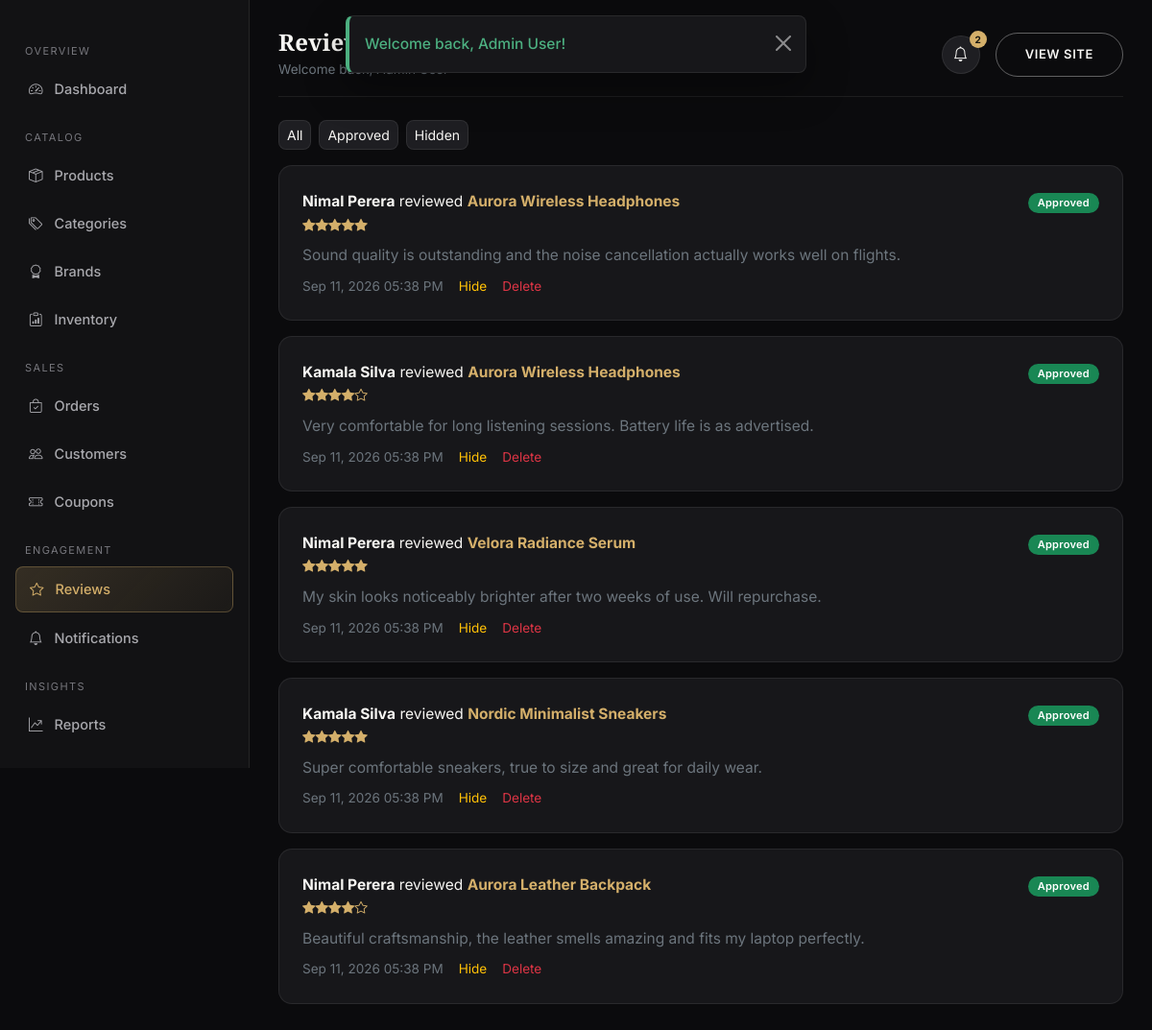
Screenshot of /admin/reviews/index.php (signed in) with the database file from the repository.
### tables this page shows
CREATE TABLE reviews (
    review_id INT AUTO_INCREMENT PRIMARY KEY,
    product_id INT NOT NULL,
    user_id INT NOT NULL,
    order_id INT DEFAULT NULL,
    rating TINYINT NOT NULL,
    review_text TEXT,
    status ENUM('pending','approved','hidden') NOT NULL DEFAULT 'approved',
    created_at TIMESTAMP NOT NULL DEFAULT CURRENT_TIMESTAMP,
    FOREIGN KEY (product_id) REFERENCES products(product_id) ON DELETE CASCADE,
    FOREIGN KEY (user_id) REFERENCES users(user_id) ON DELETE CASCADE,
    FOREIGN KEY (order_id) REFERENCES orders(order_id) ON DELETE SET NULL,
    CHECK (rating BETWEEN 1 AND 5)
);

CREATE TABLE users (
    user_id INT AUTO_INCREMENT PRIMARY KEY,
    role_id INT NOT NULL DEFAULT 1,
    full_name VARCHAR(120) NOT NULL,
    email VARCHAR(150) NOT NULL UNIQUE,
    phone VARCHAR(20) DEFAULT NULL,
    password_hash VARCHAR(255) NOT NULL,
    profile_image VARCHAR(255) DEFAULT NULL,
    status ENUM('active','inactive','banned') NOT NULL DEFAULT 'active',
    reset_token VARCHAR(191) DEFAULT NULL,
    reset_token_expires DATETIME DEFAULT NULL,
    last_login DATETIME DEFAULT NULL,
    created_at TIMESTAMP NOT NULL DEFAULT CURRENT_TIMESTAMP,
    updated_at TIMESTAMP NOT NULL DEFAULT CURRENT_TIMESTAMP ON UPDATE CURRENT_TIMESTAMP,
    FOREIGN KEY (role_id) REFERENCES roles(role_id),
    INDEX idx_email (email),
    INDEX idx_role (role_id)
);

CREATE TABLE products (
    product_id INT AUTO_INCREMENT PRIMARY KEY,
    category_id INT NOT NULL,
    brand_id INT DEFAULT NULL,
    product_name VARCHAR(150) NOT NULL,
    slug VARCHAR(180) NOT NULL UNIQUE,
    description TEXT,
    specifications TEXT,
    price DECIMAL(10,2) NOT NULL,
    discount_price DECIMAL(10,2) DEFAULT NULL,
    sku VARCHAR(60) DEFAULT NULL UNIQUE,
    is_featured TINYINT(1) NOT NULL DEFAULT 0,
    is_flash_sale TINYINT(1) NOT NULL DEFAULT 0,
    flash_sale_price DECIMAL(10,2) DEFAULT NULL,
    flash_sale_start DATETIME DEFAULT NULL,
    flash_sale_end DATETIME DEFAULT NULL,
    total_sold INT NOT NULL DEFAULT 0,
    avg_rating DECIMAL(3,2) NOT NULL DEFAULT 0,
    review_count INT NOT NULL DEFAULT 0,
    status ENUM('active','inactive') NOT NULL DEFAULT 'active',
    created_at TIMESTAMP NOT NULL DEFAULT CURRENT_TIMESTAMP,
    updated_at TIMESTAMP NOT NULL DEFAULT CURRENT_TIMESTAMP ON UPDATE CURRENT_TIMESTAMP,
    FOREIGN KEY (category_id) REFERENCES categories(category_id) ON DELETE RESTRICT,
    FOREIGN KEY (brand_id) REFERENCES brands(brand_id) ON DELETE SET NULL,
    INDEX idx_pname (product_name),
    INDEX idx_category (category_id),
    INDEX idx_brand (brand_id),
    INDEX idx_created (created_at),
    FULLTEXT INDEX ft_search (product_name, description)
);

### includes/functions.php (called while the page is built, shortened)
<?php
function e($value): string
{
    return htmlspecialchars((string)($value ?? ''), ENT_QUOTES, 'UTF-8');
}
function friendly_date($datetime, string $format = 'M d, Y h:i A'): string
{
    return date($format, strtotime($datetime));
}
    ob_start(); ?>

### admin/reviews/index.php (the view, shortened to what this page needs)
<?php
$pdo = db();
$where = '1=1'; $params = [];
$stmt = $pdo->prepare("SELECT r.*, u.full_name, p.product_name FROM reviews r
                        JOIN users u ON u.user_id = r.user_id JOIN products p ON p.product_id = r.product_id
                        WHERE $where ORDER BY r.created_at DESC");
$stmt->execute($params);
$reviews = $stmt->fetchAll();
require __DIR__ . '/../../includes/header.php';
?>
<div class="sc-dash-wrap">
  <?php require __DIR__ . '/../includes/sidebar.php'; ?>
  <main class="sc-content">
    <?php require __DIR__ . '/../includes/topbar.php'; ?>
    <div class="d-flex gap-2 mb-3">
      <a href="?" class="btn btn-sc-dark btn-sm">All</a>
      <a href="?status=approved" class="btn btn-sc-dark btn-sm">Approved</a>
      <a href="?status=hidden" class="btn btn-sc-dark btn-sm">Hidden</a>
    </div>
    <?php foreach ($reviews as $r): ?>
      <div class="sc-card mb-3">
        <div class="d-flex justify-content-between flex-wrap gap-2">
          <div>
            <strong><?= e($r['full_name']) ?></strong> reviewed <strong class="text-gold"><?= e($r['product_name']) ?></strong>
            <div class="text-gold small"><?php for ($i=1;$i<=5;$i++): ?><i class="bi bi-star<?= $i<=$r['rating']?'-fill':'' ?>"></i><?php endfor; ?></div>
          </div>
          <div>
            <span class="badge sc-badge bg-<?= $r['status']==='approved'?'success':'secondary' ?>"><?= ucfirst($r['status']) ?></span>
          </div>
        </div>
        <p class="text-secondary mt-2 mb-2"><?= e($r['review_text']) ?></p>
        <div class="d-flex gap-3 small">
          <span class="text-secondary"><?= friendly_date($r['created_at']) ?></span>
          <?php if ($r['status'] !== 'hidden'): ?><a href="?action=hide&id=<?= $r['review_id'] ?>" class="text-warning">Hide</a><?php endif; ?>
          <a href="?action=delete&id=<?= $r['review_id'] ?>" class="text-danger js-confirm" data-confirm="Delete this review?">Delete</a>
        </div>
      </div>
    <?php endforeach; ?>
  </main>
</div>
<?php require __DIR__ . '/../../includes/dash-footer.php'; ?>

### assets/css/style.css (style rules this page uses)
:root { --sc-black: #0b0b0d; --sc-charcoal: #121214; --sc-charcoal-2: #17171a; --sc-charcoal-3: #1e1e22; --sc-border: rgba(255, 255, 255, 0.08); --sc-white: #f7f6f3; --sc-gray: #a8a8ad; --sc-gray-dim: #77777d; --sc-gold: #d4af6a; --sc-gold-soft: #e8cd9a; --sc-gold-deep: #b9903f; --sc-success: #4caf80; --sc-danger: #e0665f; --sc-warning: #e0b25f; --sc-info: #6fa8dc; --sc-radius: 14px; --sc-radius-sm: 8px; --sc-shadow: 0 10px 30px rgba(0, 0, 0, 0.35); --sc-transition: all .28s cubic-bezier(.4,0,.2,1); --sc-font-heading: 'Playfair Display', Georgia, serif; --sc-font-body: 'Inter', -apple-system, BlinkMacSystemFont, 'Segoe UI', sans-serif; }
* { box-sizing: border-box; }
body { background: var(--sc-black); color: var(--sc-white); font-family: var(--sc-font-body); font-size: 15.5px; line-height: 1.65; -webkit-font-smoothing: antialiased; animation: scPageFadeIn .18s ease both; }
a { color: var(--sc-gold); text-decoration: none; transition: var(--sc-transition); }
.btn-sc-dark { background: var(--sc-charcoal-3); border: 1px solid var(--sc-border); color: var(--sc-white); border-radius: var(--sc-radius-sm); transition: var(--sc-transition); }
.sc-card { background: var(--sc-charcoal-2); border: 1px solid var(--sc-border); border-radius: var(--sc-radius); padding: 24px; }
.sc-badge { font-weight: 600; font-size: 11px; padding: 5px 10px; border-radius: 20px; letter-spacing: .3px; }
.sc-dash-wrap { display: flex; align-items: flex-start; min-height: calc(100vh - 76px); }
.sc-content { flex: 1; padding: 30px; max-width: 100%; overflow-x: hidden; }
.text-gold { color: var(--sc-gold) !important; }

### rows the page displays
reviews: user.full_name "Nimal Perera", product.product_name "Aurora Wireless Headphones", rating 5 (drawn), status "Approved", review_text "Sound quality is outstanding and the noise cancellation actually works well on flights.", created_at "Sep 11, 2026 05:38 PM"
reviews: user.full_name "Kamala Silva", product.product_name "Aurora Wireless Headphones", rating 4 (drawn), status "Approved", review_text "Very comfortable for long listening sessions. Battery life is as advertised.", created_at "Sep 11, 2026 05:38 PM"
reviews: user.full_name "Nimal Perera", product.product_name "Velora Radiance Serum", rating 5 (drawn), status "Approved", review_text "My skin looks noticeably brighter after two weeks of use. Will repurchase.", created_at "Sep 11, 2026 05:38 PM"
reviews: user.full_name "Kamala Silva", product.product_name "Nordic Minimalist Sneakers", rating 5 (drawn), status "Approved", review_text "Super comfortable sneakers, true to size and great for daily wear.", created_at "Sep 11, 2026 05:38 PM"
reviews: user.full_name "Nimal Perera", product.product_name "Aurora Leather Backpack", rating 4 (drawn), status "Approved", review_text "Beautiful craftsmanship, the leather smells amazing and fits my laptop perfectly.", created_at "Sep 11, 2026 05:38 PM"

### other values shown
$f['message'] "Welcome back, Admin User!"
$label "Dashboard Products Categories Brands Inventory Orders Customers Coupons Reviews Notifications Reports"
$pageTitle "Reviews"
$adminNotifCount "2"
